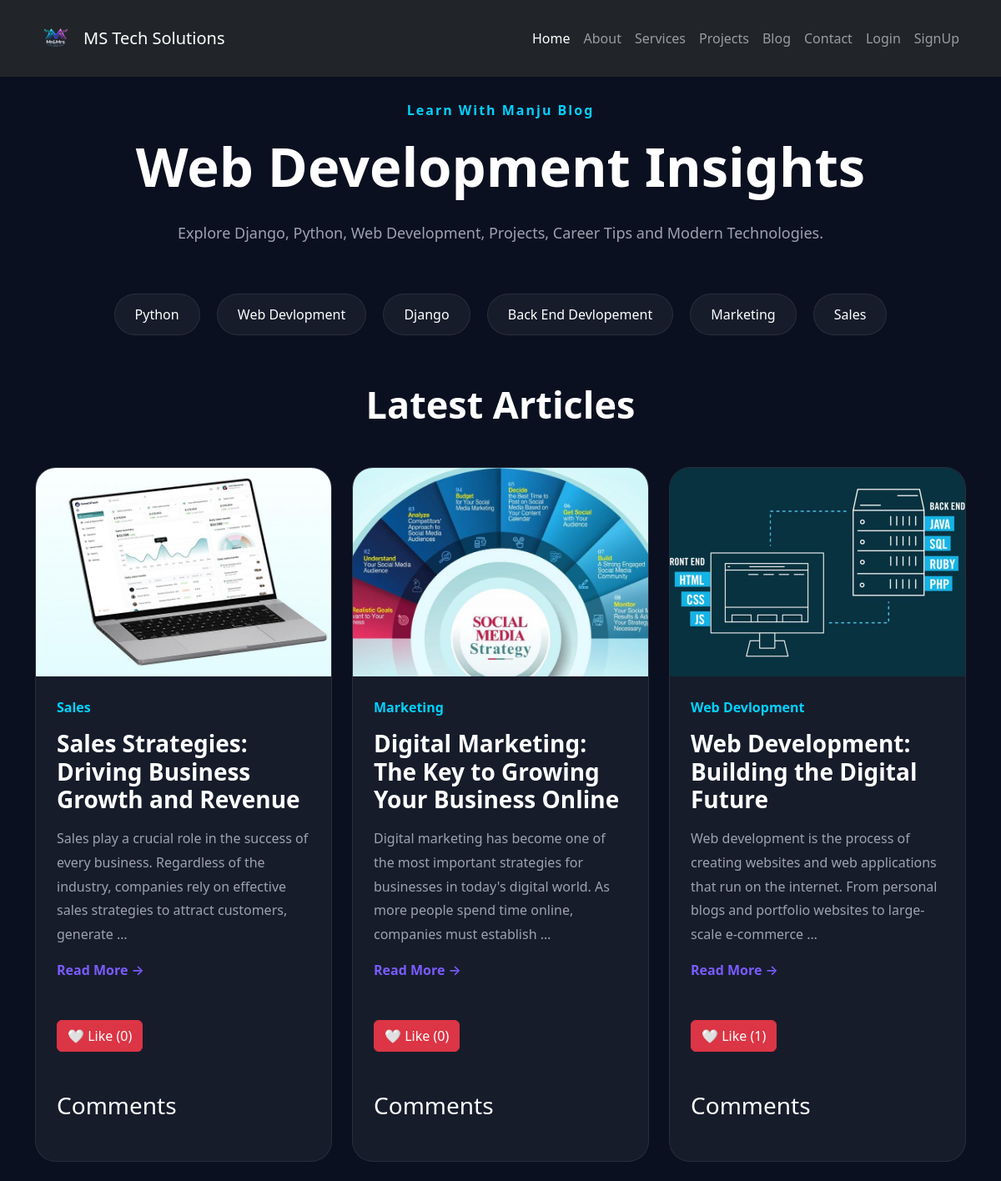
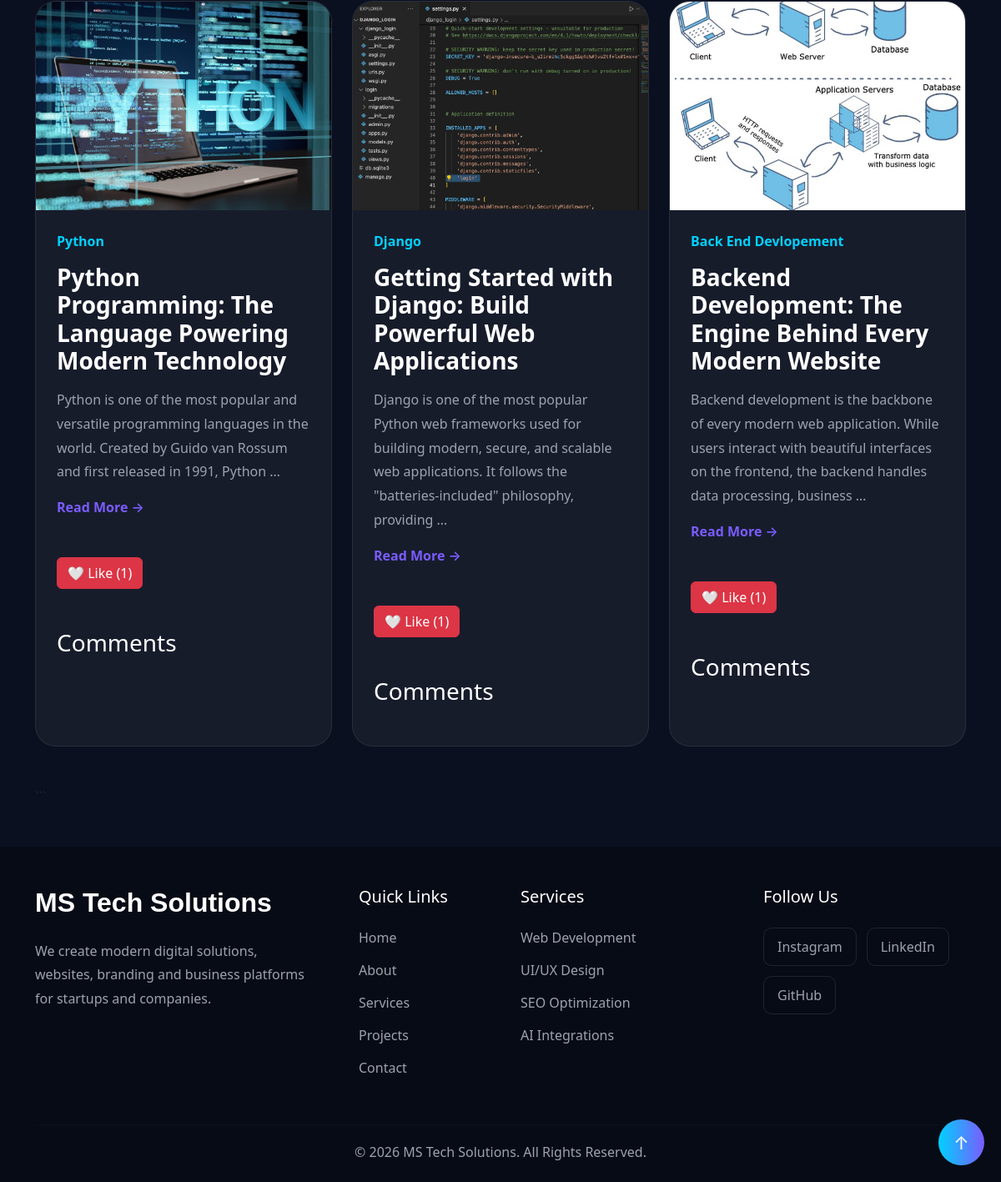
Screenshot of /blog/ with the database file from the repository (2 pictures, top to bottom).
### blogproject/models.py (models this page shows, shortened)
class Category(models.Model):
    name = models.CharField(max_length=100, unique=True)
    slug = models.SlugField(max_length=100, unique=True, blank=True)

class Post(models.Model):
    category = models.ForeignKey(
        Category,
        on_delete=models.CASCADE,
        related_name='posts'
    )
    title = models.CharField(max_length=200)
    slug = models.SlugField(
        unique=True,
        blank=True
    )
    content = models.TextField()
    image = models.ImageField(
        upload_to='posts/'
    )
    author = models.ForeignKey(
        User,
        on_delete=models.CASCADE
    )
    created_at = models.DateTimeField(
        auto_now_add=True
    )

### blogproject/views.py (the view)
# urls.py: path('', views.blog_homepage, name='blog_homepage'),
def blog_homepage(request):
    posts = Post.objects.all().order_by('-created_at')
    categories = Category.objects.all()
    context = {
        'posts': posts,
        'categories': categories
    }
    return render(request, 'blog/blog_homepage.html', context)

### E_commerce_app/context_processors.py (called while the page is built)
def cart_count(request):
    count = 0
    if request.user.is_authenticated:
        count = Cart.objects.filter(
            user=request.user
        ).count()
    return {
        'cart_count': count
    }

### blogproject/templates/blog/blog_homepage.html (shortened to what this page needs)
{% extends 'base.html' %}
{% load static %}
{% block content %}
<section class="blog-section py-5">
<div class="container">
<div class="text-center mb-5">
    <span class="hero-badge">
        Learn With Manju Blog
    </span>
    <h1 class="hero-title mt-3">
        Web Development Insights
    </h1>
    <p class="hero-text mt-4">
        Explore Django, Python, Web Development,
        Projects, Career Tips and Modern Technologies.
    </p>
</div>
<div class="text-center mb-5">
    {% for category in categories %}
    <a href="{% url 'category_posts' category.slug %}"
       class="category-item">
        {{ category.name }}
    </a>
    {% endfor %}
</div>
<div class="mb-5">
    <h2 class="section-title text-center mb-5">
        Latest Articles
    </h2>
    <div class="row g-4">
        {% for post in posts %}
        <div class="col-md-6 col-lg-4">
            <div class="post-card">
                {% if post.image %}
                    <img
                        src="{{ post.image.url }}"
                        class="post-image"
                        alt="{{ post.title }}"
                    >
                {% else %}
                    <img
                        src="{% static 'images/default-blog.jpg' %}"
                        class="post-image"
                        alt="Default Image"
                    >
                {% endif %}
                <div class="post-content">
                    <span class="post-category">
                        {{ post.category.name }}
                    </span>
                    <h3 class="post-title">
                        {{ post.title }}
                    </h3>
                    <p class="post-text">
                        {{ post.content|truncatewords:25 }}
                    </p>
                    <a href="{% url 'post_detail' post.slug %}"
                       class="read-btn">
                        Read More →
                    </a>
                    <div class="mt-5 gap-3">
                        <div class="mb-4">
                        <a
                        href="{% url 'like_post' post.slug %}"
                        class="btn btn-danger">
                            {% if liked %}
                                ❤️ Unlike
                            {% else %}
                                🤍 Like
                            {% endif %}
                            ({{ post.likes.count }})
                        </a>
                        </div>
                        <div class="mb-4">
                          <div class="mt-5">
                            <h3 class="text-white">
                                Comments
                            </h3>
                          </div>
                        </div>
                    </div>
                </div>
            </div>
        </div>
        {% empty %}
        <div class="col-12 text-center">
            <h4 class="text-white">
                No Posts Available
            </h4>
        </div>
        {% endfor %}
    </div>
</div>
</div>
</section>
{% endblock %}

### blogproject/templates/blog/blog_homepage.html (style rules this page uses)
.blog-section { background:#0B1020; min-height:100vh; }
.hero-badge { color:#00D1FF; letter-spacing:2px; font-weight:600; }
.hero-title { color:white; font-size:65px; font-weight:700; }
.hero-text { color:#9CA3AF; font-size:18px; line-height:1.9; }
.category-item { display:inline-block; margin:8px; padding:12px 24px; background:rgba(255,255,255,0.05); border:1px solid rgba(255,255,255,0.08); border-radius:30px; color:white; text-decoration:none; }
.post-card { background:rgba(255,255,255,0.05); border:1px solid rgba(255,255,255,0.08); border-radius:25px; overflow:hidden; transition:.4s; height:100%; }
.post-image { width:100%; height:250px; object-fit:cover; }
.post-content { padding:25px; }
.post-category { color:#00D1FF; font-weight:600; }
.post-title { color:white; margin-top:15px; margin-bottom:15px; font-weight:700; }
.post-text { color:#9CA3AF; line-height:1.8; }
.read-btn { color:#7A5CFF; text-decoration:none; font-weight:600; }
.section-title { color:white; font-size:45px; font-weight:700; }

### rows the page displays
Category: name "Python"
Category: name "Web Devlopment"
Category: name "Django"
Category: name "Back End Devlopement"
Category: name "Marketing"
Category: name "Sales"
Post: image (picture), category.name "Sales", title "Sales Strategies: Driving Business Growth and Revenue", content "Sales play a crucial role in the success of every business. Regardless of the industry, companies rely on effective sales strategies to attract customers, generate …", likes.count "0"
Post: image (picture), category.name "Marketing", title "Digital Marketing: The Key to Growing Your Business Online", content "Digital marketing has become one of the most important strategies for businesses in today's digital world. As more people spend time online, companies must establish …", likes.count "0"
Post: image (picture), category.name "Web Devlopment", title "Web Development: Building the Digital Future", content "Web development is the process of creating websites and web applications that run on the internet. From personal blogs and portfolio websites to large-scale e-commerce …", likes.count "1"
Post: image (picture), category.name "Python", title "Python Programming: The Language Powering Modern Technology", content "Python is one of the most popular and versatile programming languages in the world. Created by Guido van Rossum and first released in 1991, Python …", likes.count "1"
Post: image (picture), category.name "Django", title "Getting Started with Django: Build Powerful Web Applications", content "Django is one of the most popular Python web frameworks used for building modern, secure, and scalable web applications. It follows the \"batteries-included\" philosophy, providing …", likes.count "1"
Post: image (picture), category.name "Back End Devlopement", title "Backend Development: The Engine Behind Every Modern Website", content "Backend development is the backbone of every modern web application. While users interact with beautiful interfaces on the frontend, the backend handles data processing, business …", likes.count "1"
